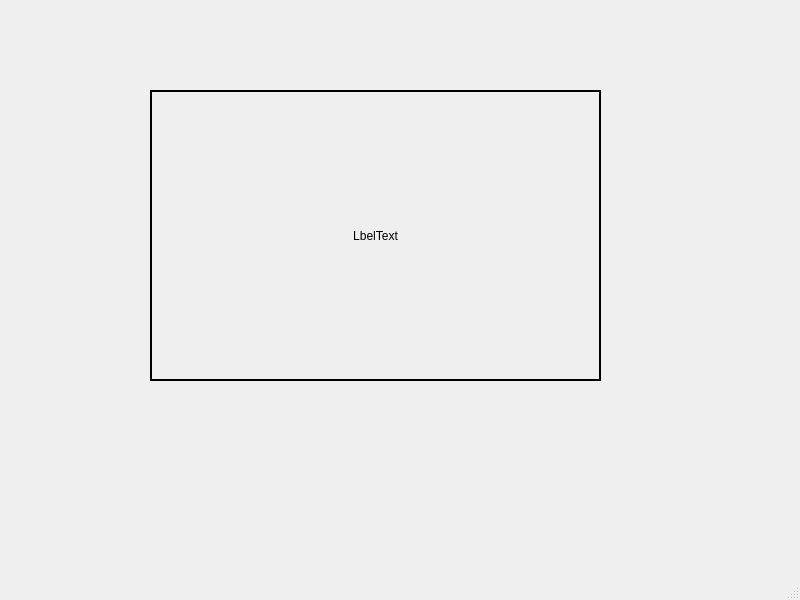
<?xml version="1.0" encoding="UTF-8"?>
<ui version="4.0">
 <class>MyMainWindow</class>
 <widget class="QMainWindow" name="MyMainWindow">
  <property name="geometry">
   <rect>
    <x>0</x>
    <y>0</y>
    <width>800</width>
    <height>600</height>
   </rect>
  </property>
  <property name="windowTitle">
   <string>MyMainWindow</string>
  </property>
  <widget class="QWidget" name="centralwidget">
   <widget class="MyLable" name="label">
    <property name="geometry">
     <rect>
      <x>150</x>
      <y>90</y>
      <width>451</width>
      <height>291</height>
     </rect>
    </property>
    <property name="frameShape">
     <enum>QFrame::WinPanel</enum>
    </property>
    <property name="text">
     <string>LbelText</string>
    </property>
    <property name="alignment">
     <set>Qt::AlignCenter</set>
    </property>
   </widget>
  </widget>
  <widget class="QMenuBar" name="menubar">
   <property name="geometry">
    <rect>
     <x>0</x>
     <y>0</y>
     <width>800</width>
     <height>26</height>
    </rect>
   </property>
  </widget>
  <widget class="QStatusBar" name="statusbar"/>
 </widget>
 <customwidgets>
  <customwidget>
   <class>MyLable</class>
   <extends>QLabel</extends>
   <header location="global">mylable.h</header>
  </customwidget>
 </customwidgets>
 <resources/>
 <connections/>
</ui>
